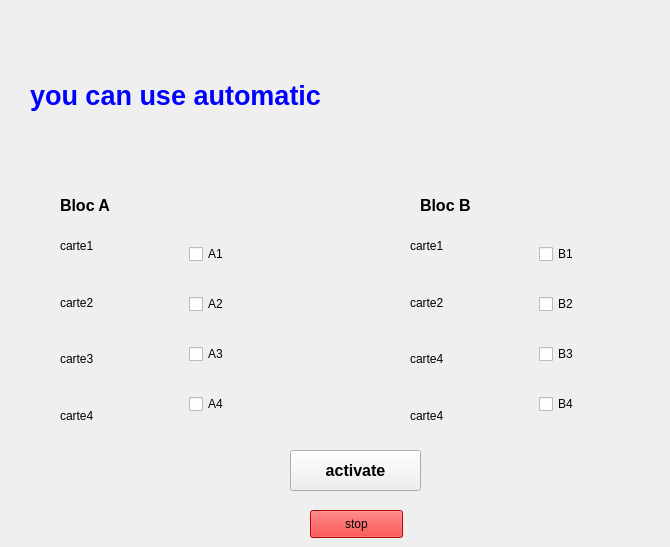
         <widget class="QWidget" name="automatique_page">
          <widget class="QLabel" name="label_5">
           <property name="geometry">
            <rect>
             <x>30</x>
             <y>40</y>
             <width>451</width>
             <height>111</height>
            </rect>
           </property>
           <property name="font">
            <font>
             <pointsize>20</pointsize>
             <weight>75</weight>
             <bold>true</bold>
            </font>
           </property>
           <property name="styleSheet">
            <string notr="true">color: rgb(0, 0, 255);</string>
           </property>
           <property name="text">
            <string>you can use automatic</string>
           </property>
          </widget>
          <widget class="QPushButton" name="autoactvate">
           <property name="geometry">
            <rect>
             <x>290</x>
             <y>450</y>
             <width>131</width>
             <height>41</height>
            </rect>
           </property>
           <property name="font">
            <font>
             <pointsize>12</pointsize>
             <weight>75</weight>
             <bold>true</bold>
            </font>
           </property>
           <property name="text">
            <string>activate</string>
           </property>
          </widget>
          <widget class="QPushButton" name="stop">
           <property name="geometry">
            <rect>
             <x>310</x>
             <y>510</y>
             <width>93</width>
             <height>28</height>
            </rect>
           </property>
           <property name="styleSheet">
            <string notr="true">background-color: rgb(255, 0, 0);</string>
           </property>
           <property name="text">
            <string>stop</string>
           </property>
           <property name="checkable">
            <bool>true</bool>
           </property>
          </widget>
          <widget class="QLabel" name="label_13">
           <property name="geometry">
            <rect>
             <x>60</x>
             <y>190</y>
             <width>111</width>
             <height>31</height>
            </rect>
           </property>
           <property name="font">
            <font>
             <pointsize>12</pointsize>
             <weight>75</weight>
             <bold>true</bold>
            </font>
           </property>
           <property name="text">
            <string>Bloc A</string>
           </property>
          </widget>
          <widget class="QWidget" name="layoutWidget_2">
           <property name="geometry">
            <rect>
             <x>410</x>
             <y>220</y>
             <width>251</width>
             <height>221</height>
            </rect>
           </property>
           <layout class="QHBoxLayout" name="horizontalLayout_7">
            <item>
             <layout class="QVBoxLayout" name="verticalLayout_11">
              <item>
               <widget class="QLabel" name="label_18">
                <property name="text">
                 <string>carte1</string>
                </property>
               </widget>
              </item>
              <item>
               <widget class="QLabel" name="label_19">
                <property name="text">
                 <string>carte2</string>
                </property>
               </widget>
              </item>
              <item>
               <widget class="QLabel" name="label_20">
                <property name="text">
                 <string>carte4</string>
                </property>
               </widget>
              </item>
              <item>
               <widget class="QLabel" name="label_21">
                <property name="text">
                 <string>carte4</string>
                </property>
               </widget>
              </item>
             </layout>
            </item>
            <item>
             <layout class="QVBoxLayout" name="verticalLayout_12">
              <item>
               <widget class="QCheckBox" name="checkBox_5">
                <property name="text">
                 <string>B1</string>
                </property>
               </widget>
              </item>
              <item>
               <widget class="QCheckBox" name="checkBox_6">
                <property name="text">
                 <string>B2</string>
                </property>
               </widget>
              </item>
              <item>
               <widget class="QCheckBox" name="checkBox_7">
                <property name="text">
                 <string>B3</string>
                </property>
               </widget>
              </item>
              <item>
               <widget class="QCheckBox" name="checkBox_8">
                <property name="text">
                 <string>B4</string>
                </property>
               </widget>
              </item>
             </layout>
            </item>
           </layout>
          </widget>
          <widget class="QLabel" name="label_22">
           <property name="geometry">
            <rect>
             <x>420</x>
             <y>190</y>
             <width>111</width>
             <height>31</height>
            </rect>
           </property>
           <property name="font">
            <font>
             <pointsize>12</pointsize>
             <weight>75</weight>
             <bold>true</bold>
            </font>
           </property>
           <property name="text">
            <string>Bloc B</string>
           </property>
          </widget>
          <widget class="QWidget" name="layoutWidget">
           <property name="geometry">
            <rect>
             <x>60</x>
             <y>220</y>
             <width>251</width>
             <height>221</height>
            </rect>
           </property>
           <layout class="QHBoxLayout" name="horizontalLayout_6">
            <item>
             <layout class="QVBoxLayout" name="verticalLayout_9">
              <item>
               <widget class="QLabel" name="label_14">
                <property name="text">
                 <string>carte1</string>
                </property>
               </widget>
              </item>
              <item>
               <widget class="QLabel" name="label_15">
                <property name="text">
                 <string>carte2</string>
                </property>
               </widget>
              </item>
              <item>
               <widget class="QLabel" name="label_16">
                <property name="text">
                 <string>carte3</string>
                </property>
               </widget>
              </item>
              <item>
               <widget class="QLabel" name="label_17">
                <property name="text">
                 <string>carte4</string>
                </property>
               </widget>
              </item>
             </layout>
            </item>
            <item>
             <layout class="QVBoxLayout" name="verticalLayout_10">
              <item>
               <widget class="QCheckBox" name="checkBox">
                <property name="text">
                 <string>A1</string>
                </property>
               </widget>
              </item>
              <item>
               <widget class="QCheckBox" name="checkBox_3">
                <property name="text">
                 <string>A2</string>
                </property>
               </widget>
              </item>
              <item>
               <widget class="QCheckBox" name="checkBox_2">
                <property name="text">
                 <string>A3</string>
                </property>
               </widget>
              </item>
              <item>
               <widget class="QCheckBox" name="checkBox_4">
                <property name="text">
                 <string>A4</string>
                </property>
               </widget>
              </item>
             </layout>
            </item>
           </layout>
          </widget>
         </widget>
